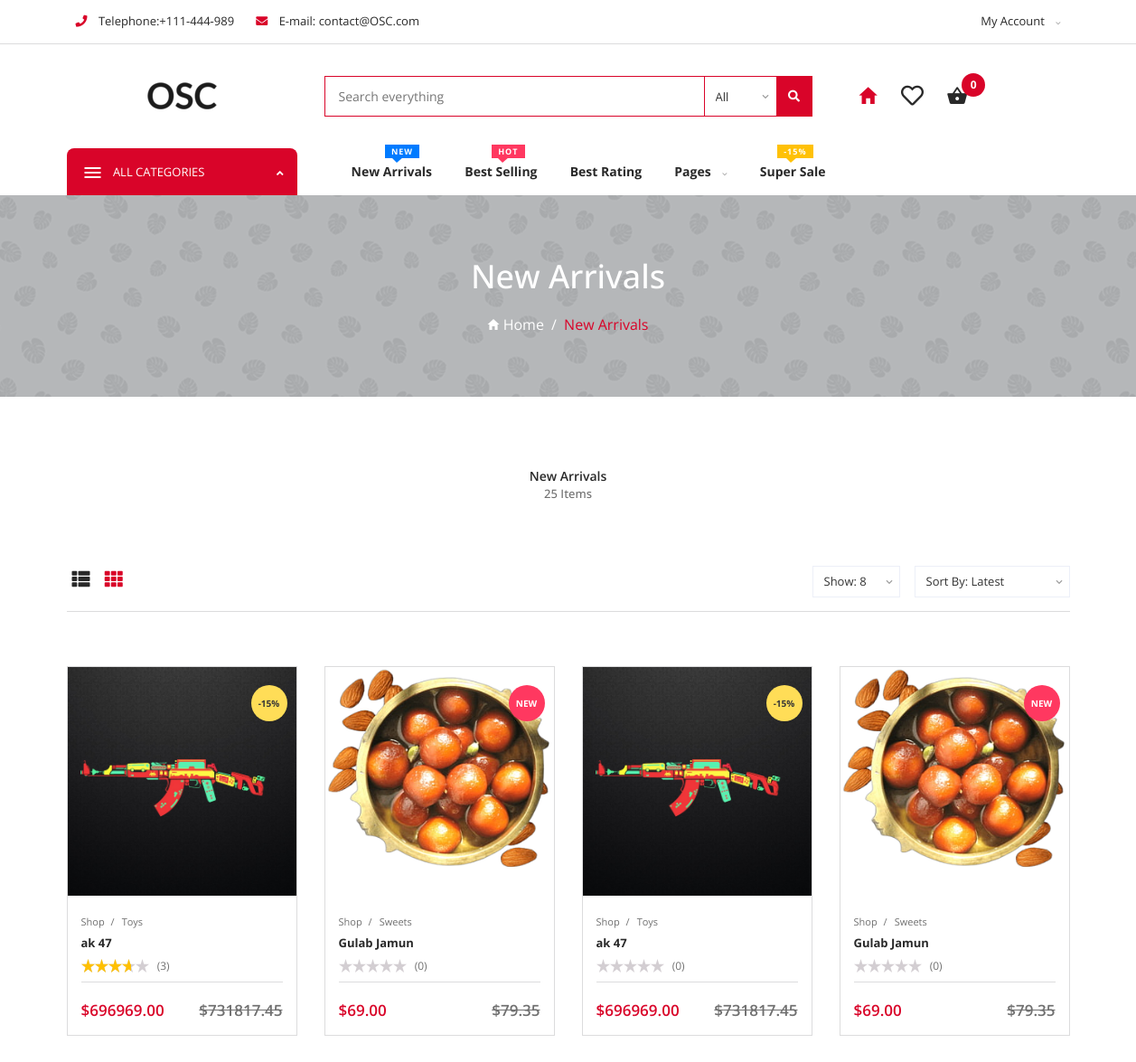
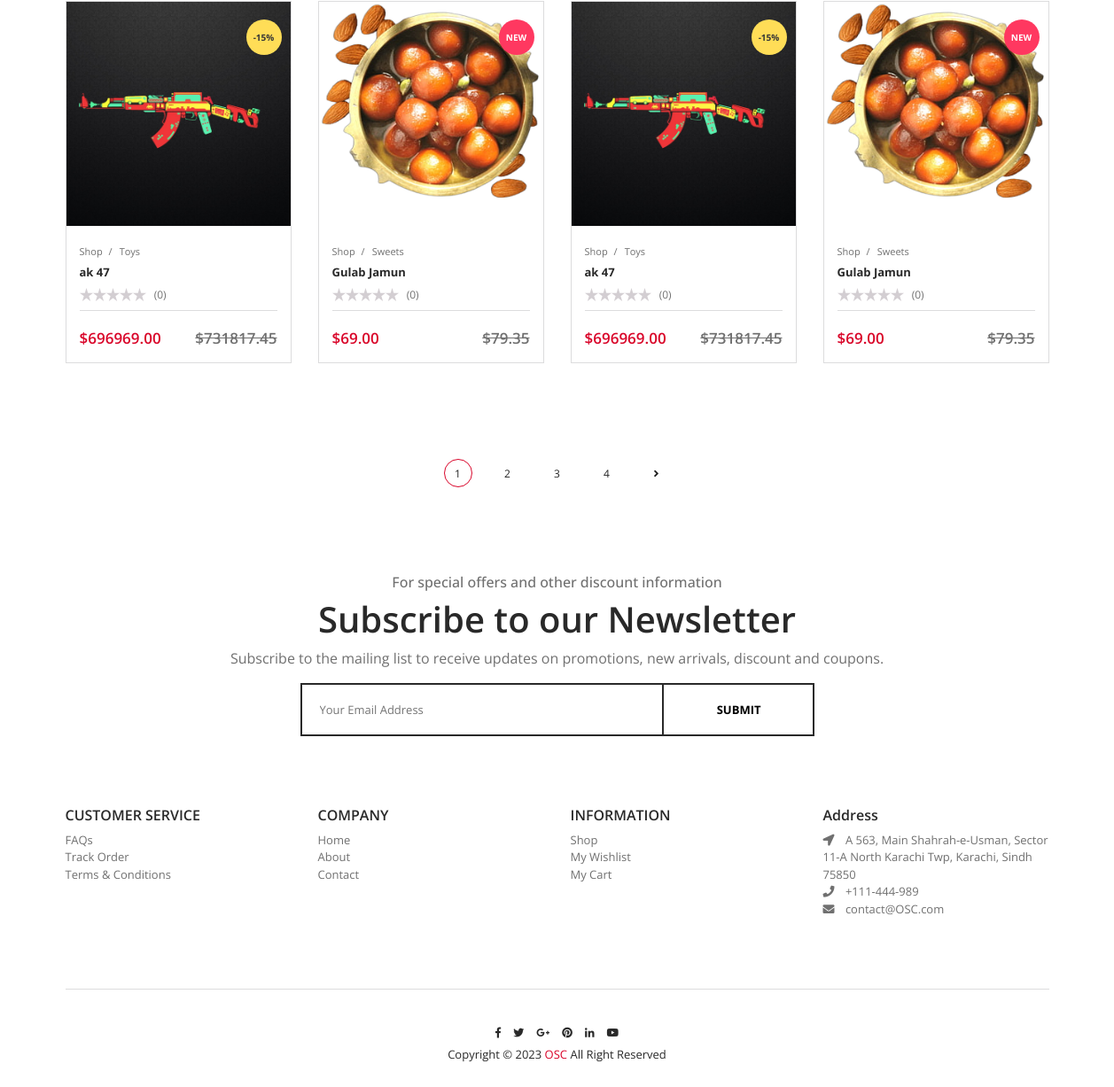
The page /deals.php on the database its author committed (2 pictures, top to bottom).
### tables this page shows
CREATE TABLE `products` (
  `product_id` int(10) NOT NULL,
  `product_name` varchar(100) NOT NULL,
  `product_description` varchar(255) NOT NULL,
  `product_category` varchar(50) NOT NULL,
  `product_rating` decimal(3,2) NOT NULL DEFAULT 0.00,
  `product_review_count` int(10) NOT NULL DEFAULT 0,
  `product_price` decimal(65,2) NOT NULL,
  `product_stock` int(10) NOT NULL DEFAULT 1,
  `product_sold` int(10) NOT NULL DEFAULT 0,
  `product_image` varchar(255) NOT NULL,
  `timestamp` timestamp NOT NULL DEFAULT current_timestamp()
);

### deals.php (the view, shortened to what this page needs)
<?php
include "include/dbconfig.php";
?>
<!DOCTYPE html>
<html lang="en">
<?php
$product_count = mysqli_fetch_column(mysqli_query($connect, "SELECT COUNT(`product_id`) AS count FROM `products`"));
$orderby = isset($_GET["orderby"]) ? $_GET["orderby"] : "Latest";
$limit =  isset($_GET["limit"]) ? $_GET["limit"] : 8;
$page = isset($_GET["page"]) ? $_GET["page"] : 0;
$offset = $limit * $page;
switch ($orderby) {
    case 'Latest':
        $orderquerry = "SELECT * FROM `products` ORDER BY `timestamp` DESC LIMIT $limit OFFSET $offset;";
        break;
}
switch ($orderby) {
    case 'Latest':
        $page_title = "New Arrivals | OSC - OnlineShoppingCart";
        break;
}
include "include/head.php";
?>
<body>
    <div id="app">
        <?php include "include/navbar.php" ?>
        <div class="page-style-a">
            <div class="container">
                <div class="page-intro">
                    <h2><?php echo trim($page_title, " | OSC - OnlineShoppingCart") ?></h2>
                    <ul class="bread-crumb">
                        <li class="has-separator">
                            <i class="ion ion-md-home"></i>
                            <a href="index.php">Home</a>
                        </li>
                        <li class="is-marked">
                            <a href="deals.php?orderby=<?php echo $orderby ?>"><?php echo trim($page_title, " | OSC - OnlineShoppingCart") ?></a>
                        </li>
                    </ul>
                </div>
            </div>
        </div>
        <div class="page-deal u-s-p-t-80">
            <div class="container">
                <div class="deal-page-wrapper">
                    <h1 class="deal-heading"><?php echo trim($page_title, " | OSC - OnlineShoppingCart") ?></h1>
                    <h6 class="deal-has-total-items"><?php echo $product_count ?> Items</h6>
                </div>
                <div class="page-bar clearfix">
                    <div class="shop-settings">
                        <a id="list-anchor">
                            <i class="fas fa-th-list"></i>
                        </a>
                        <a id="grid-anchor" class="active">
                            <i class="fas fa-th"></i>
                        </a>
                    </div>
                    <form action="deals.php" id="orderbyform" method="get">
                        <div class="toolbar-sorter">
                            <div class="select-box-wrapper">
                                <select name="orderby" onchange="document.getElementById('orderbyform').submit();" class="select-box" id="sort-by">
                                    <option <?php echo $orderby == "Latest" ? 'selected="selected"' : ''; ?> value="Latest">Sort By: Latest</option>
                                </select>
                            </div>
                        </div>
                        <div class="toolbar-sorter-2">
                            <div class="select-box-wrapper">
                                <select name="limit" onchange="document.getElementById('orderbyform').submit();" class="select-box" id="show-records">
                                    <option <?php echo $limit == "8" ? 'selected="selected"' : ''; ?> value="8">Show: 8</option>
                                </select>
                            </div>
                        </div>
                    </form>
                </div>
                <div class="row product-container grid-style">
                    <?php
                    $product_select = mysqli_query($connect, $orderquerry);
                    if (mysqli_num_rows($product_select) > 0) {
                        while ($row = mysqli_fetch_assoc($product_select)) { ?>
                            <div class="product-item col-lg-3 col-md-6 col-sm-6">
                                <div class="item">
                                    <div class="image-container">
                                        <a class="item-img-wrapper-link" href="product.php?product_id=<?php echo $row["product_id"] ?>">
                                            <img class="img-fluid" src="uploads/products/<?php echo $row["product_image"] ?>" alt="Product">
                                        </a>
                                    </div>
                                    <div class="item-content">
                                        <div class="what-product-is">
                                            <ul class="bread-crumb">
                                                <li class="has-separator">
                                                    <a href="shop.php">Shop</a>
                                                </li>
                                                <li>
                                                    <a href="shop-v2-sub-category.html"><?php echo $row["product_category"] ?></a>
                                                </li>
                                            </ul>
                                            <h6 class="item-title">
                                                <a href="product.php?product_id=<?php echo $row["product_id"] ?>"><?php echo $row["product_name"] ?></a>
                                            </h6>
                                            <div class="item-stars">
                                                <div class='star' title="<?php echo $row["product_rating"] ?> out of 5 - based on <?php echo $row["product_review_count"] ?> Reviews">
                                                    <span style='width:calc(15px *<?php echo $row["product_rating"] ?>)'></span>
                                                </div>
                                                <span>(<?php echo $row["product_review_count"] ?>)</span>
                                            </div>
                                        </div>
                                        <div class="price-template">
                                            <div class="item-new-price">
                                                $<?php echo $row["product_price"] ?>
                                            </div>
                                            <div class="item-old-price">
                                                $<?php
                                                    $old_price = round($row["product_price"] + (($row["product_price"] / 100) * ($row["product_price"] > 100 ? 5 : 15)), 2);
                                                    echo $old_price ?>
                                            </div>
                                        </div>
                                    </div>
                                    <?php
                                    if ($row["product_price"] > 100) {
                                        echo
                                        '<div class="tag discount">
                                            <span>-15%</span>
                                        </div>';
                                    } elseif ($row["product_sold"] > 25) {
                                        echo
                                        '<div class="tag hot">
                                            <span>HOT</span>
                                        </div>';
                                    } else {
                                        echo
                                        '<div class="tag new">
                                            <span>NEW</span>
                                        </div>';
                                    } ?>
                                </div>
                            </div>
                        <?php
                        }
                    } ?>
                </div>
                <div class="pagination-area">
                    <div class="pagination-number">
                        <ul>
                            <?php
                            $product_pages = ceil($product_count / $limit);
                            $str = trim($_SERVER['QUERY_STRING'], "&page=$page");
                            if ($product_pages == 1) {
                                echo
                                "<li class='active'>
                                <a href='#'>1</a>
                                </li>";
                            } else {
                                for ($i = 0; $i < $product_pages; $i++) {
                                    $c = ($page == $i ? "class='active'" : "");
                                    $p = $i + 1;
                                    echo
                                    "<li $c>
                                        <a href='deals.php?$str&page=$i'>$p</a>
                                    </li>";
                                }
                                if ($page < $product_pages - 1) {
                                    $page++;
                                    echo
                                    "<li>
                                        <a href='deals.php?$str&page=$page' title='Next'>
                                            <i class='fa fa-angle-right'></i>
                                        </a>
                                    </li>";
                                }
                            } ?>
                        </ul>
                    </div>
                </div>
            </div>
        </div>
        <?php include "include/footer.php"; ?>
    </div>
</body>

### rows shown on the page
products: product_image (picture), product_category "Toys", product_name "ak 47", product_review_count "3", product_price "696969.00", product_price "731817.45", shows "-15%"
products: product_image (picture), product_category "Sweets", product_name "Gulab Jamun", product_review_count "0", product_price "69.00", product_price "79.35", product_sold "NEW"
products: product_image (picture), product_category "Toys", product_name "ak 47", product_review_count "0", product_price "696969.00", product_price "731817.45", shows "-15%"
products: product_image (picture), product_category "Sweets", product_name "Gulab Jamun", product_review_count "0", product_price "69.00", product_price "79.35", product_sold "NEW"
products: product_image (picture), product_category "Toys", product_name "ak 47", product_review_count "0", product_price "696969.00", product_price "731817.45", shows "-15%"
products: product_image (picture), product_category "Sweets", product_name "Gulab Jamun", product_review_count "0", product_price "69.00", product_price "79.35", product_sold "NEW"
products: product_image (picture), product_category "Toys", product_name "ak 47", product_review_count "0", product_price "696969.00", product_price "731817.45", shows "-15%"
products: product_image (picture), product_category "Sweets", product_name "Gulab Jamun", product_review_count "0", product_price "69.00", product_price "79.35", product_sold "NEW"

### other values the page prints
$cart_number "0"
$page_title "New Arrivals"
$product_count "25"
$p "1"
$p "2"
$p "3"
$p "4"
